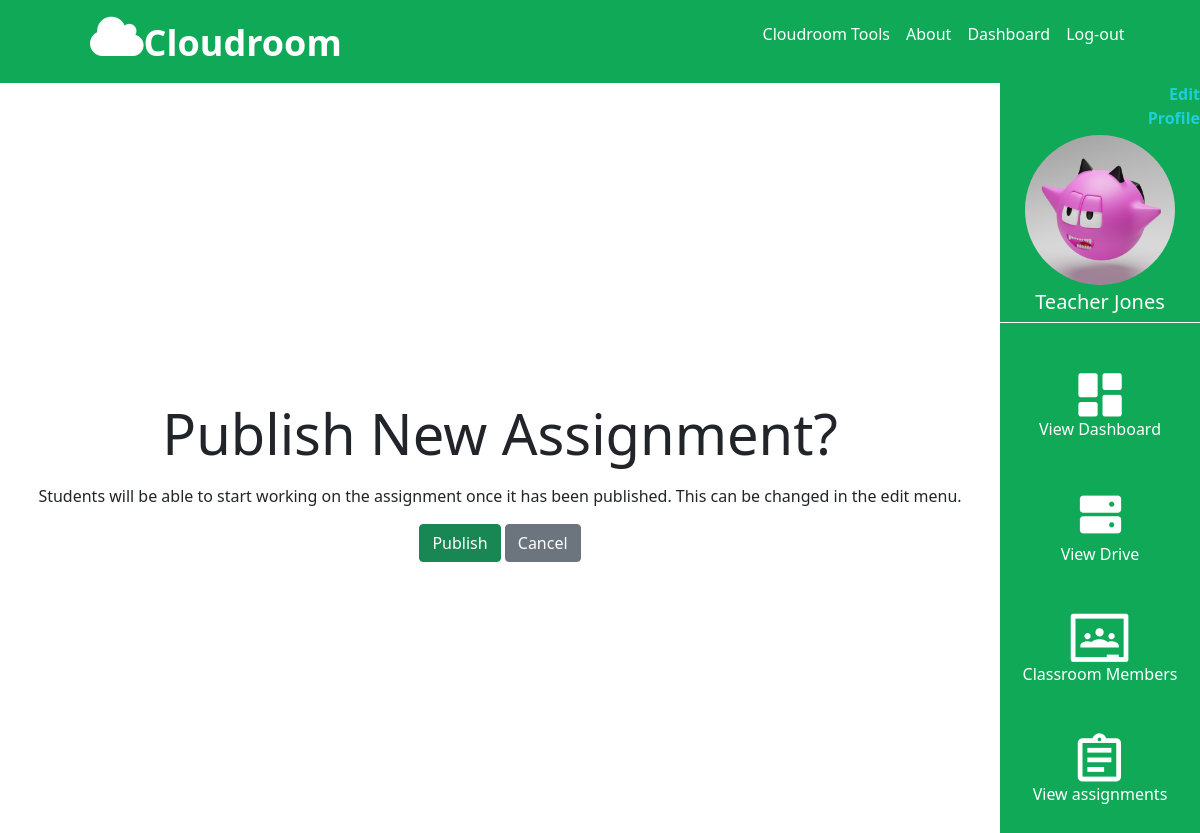
/classroom/1/1/assignments/2/publish (signed in), run on the app's committed database.
### CloudMain/models.py (models this page shows, shortened)
class Account(db.Model, UserMixin):
    id = db.Column(db.Integer(), primary_key=True)
    first_name = db.Column(db.String(length=30), nullable=False)
    last_name = db.Column(db.String(length=30), nullable=False)
    gender = db.Column(db.String(length=20), nullable=False)
    school = db.Column(db.String(length=50), nullable=False)
    nickname = db.Column(db.String(length=30), nullable=False)
    email = db.Column(db.String(length=20), nullable=False, unique=True)
    password_hash = db.Column(db.String(length=12), nullable=False)
    profile_pic = db.Column(db.String(length=20), nullable=False)
    account_type = db.Column(db.String(length=20), nullable=False)
    items = db.relationship('Upload_File', backref='owned_user', lazy=True)#Lazy gets all items from Upload_file
    poster = db.relationship('Post', backref='poster', lazy=True)  # Lazy gets all items from Upload_file
    papers = db.relationship('Paper', backref='tutor', lazy=True)
    comment = db.relationship('Comments', backref='commenter', lazy=True)
    assignment_submissions = db.relationship('StudentAssignmentSubmission', backref='student', lazy=True)
    question_submissions = db.relationship('StudentQuestionSubmission', backref='student', lazy=True)
    @property
    def password(self):
        return self.password

class Assignment(db.Model):
    __tablename__ = 'assignment'
    id = db.Column(db.Integer(), primary_key=True)
    name = db.Column(db.String(length=30), nullable=False)
    description = db.Column(db.String(), nullable = True)
    creationDate = db.Column(db.Date())
    dueDate = db.Column(db.Date())
    picture = db.Column(db.String(length=20), nullable=False)
    isPublished = db.Column(db.Boolean())
    teacher_id = db.Column(db.Integer())
    paper_id = db.Column(db.Integer(), db.ForeignKey('paper.id'), nullable = False)
    class_id = db.Column(db.Integer(), db.ForeignKey('classroom.id'), nullable = False)
    questions = db.relationship('Question', backref='owned_assignment', lazy=True)
    student_assignment_submissions = db.relationship('StudentAssignmentSubmission', backref='assignment', lazy=True)

### CloudMain/route.py (the view, shortened to what this page needs)
@app.route('/classroom/<class_id>/<paper_id>/assignments/<assignment_id>/publish', methods=['POST', 'GET'])
@functions.teacher_account_required
def publish_assignment(class_id, paper_id, assignment_id):
    classroom = Classroom.query.filter_by(id=int(class_id)).first()
    paper = Paper.query.filter_by(id=int(paper_id)).first()
    assignment = Assignment.query.filter_by(id=int(assignment_id)).first()
    publish_form = GeneralSubmitForm()
    return render_template('publish_assignment.html', assignment = assignment, publish_form = publish_form, classroom = classroom, paper = paper)

### CloudMain/forms.py
class GeneralSubmitForm(FlaskForm):
    submit = SubmitField('Delete')

### CloudMain/functions.py (called while the page is built)
def teacher_account_required(f):
    @wraps(f)
    def decorated_function(*args, **kwargs):
        if current_user.account_type != "Teacher":
            flash(f"This page is for staff only.")
            return redirect(url_for('dashboard_page', user = current_user.first_name) )
        return f(*args, **kwargs)
    return decorated_function

### CloudMain/models.py (called while the page is built)
@login_manager.user_loader
def load_user(user_id):
    return Account.query.get(int(user_id))

### CloudMain/templates/publish_assignment.html (shortened to what this page needs)
{% extends 'base.html' %}
{% block content %}
{% include 'base_sidenav.html' %}
<div class="container-fluid">
    <div class="row min-vh-100">
        <div class="col-sm-10 d-flex flex-column align-items-center justify-content-center">
            <div class="display-4">
                Publish <strong>{{ assignment.name }}</strong>?
            </div>
            <p class="mt-3">Students will be able to start working on the assignment once it has been published. This can be changed in the edit menu.</p>
            <form method="POST">
                {{ publish_form.submit(class="btn btn-success", value="Publish") }}
                <a href="{{ url_for('classroom_assignments_list', class_id = classroom.id, paper_id = paper.id) }}" class="btn btn-secondary"> Cancel</a>
            </form>
        </div>
    </div>
</div>
{% endblock %}

### CloudMain/templates/base_sidenav.html (shortened to what this page needs)
<link rel="stylesheet" href="{{ url_for('static',filename='css/side_nav.css') }}">
<div class="col-sm-2 min-vh-100 float-end end-0 side-nav cloudroom-green position-fixed">
   <div class="user-section">
      <a href="{{url_for('user_profile', user = current_user.first_name)}}" class="text-reset text-decoration-none">
         <p class="fw-bold text-sm-end" style="color:#20CED9; margin-left: 120px; margin-bottom:0;">Edit Profile</p>
      </a>
      <div class="thumbnail">
         <img src="{{url_for('static',filename = current_user.profile_pic)}}" alt="Squid game avatar from Unsplash">
      </div>
      <h5 id="username">{{ current_user.first_name }} {{ current_user.last_name }}</h5>
   </div>
   <div class="nav-icons">
      <div class="nav-button">
         <a href="{{ url_for('dashboard_page', user = current_user.first_name) }}"
            class="text-reset text-decoration-none nav-button">
            <img src="{{url_for('static',filename = 'images/dashboard_icon.png')}}" alt="Your dashboard icon">
            <p>View Dashboard</p>
         </a>
      </div>
      <div class="nav-button">
         <a href="{{url_for('user_drive', user = current_user.first_name ,id='000')}}"
            class="text-reset text-decoration-none nav-button">
            <img src="{{url_for('static',filename = 'images/ph_hard-drives-fill.png')}}" alt="Your storage drive icon">
            <p>View Drive</p>
         </a>
      </div>
      {% if "drive" not in request.path %}
      {% if "dashboard" not in request.path %}
      {% if "grades" not in request.path %}
      {% if "create_assignment" not in request.path %}
      <div class="nav-button">
         <button type="button" data-bs-toggle="modal" data-bs-target="#showMembersModal"
            style="border: none; background-color: transparent; color: white;">
            <img src="{{url_for('static',filename = 'images/members_icon.png')}}" alt="All classroom members">
            <p class="text-reset text-decoration-none nav-button">Classroom Members</p>
         </button>
      </div>
      <div class="nav-button">
         <a href="{{ url_for('classroom_assignments_list', class_id = classroom.id, paper_id = paper.id) }}"
            class="text-reset text-decoration-none nav-button">
            <img src="{{url_for('static',filename = 'images/assignments_icon.png')}}" alt="Your storage drive icon">
            <p>View assignments</p>
         </a>
      </div>
      {% endif %}
      {% endif %}
      {% endif %}
      {% endif %}
   </div>
</div>

### CloudMain/static/CSS/side_nav.css (style rules this page uses)
.side-nav { padding: 0%; }
.cloudroom-green { background-color: #0FA958; }
.user-section { border-top: 1px white; border-bottom: 1px white; border-style: solid none; display: flex; flex-direction: column; justify-content: center; align-items: center; color: white; }
.thumbnail { position: relative; width: 150px; height: 150px; border-radius: 50%; overflow: hidden; margin: 5px 0px; }
.thumbnail img { position: absolute; left: 50%; top: 50%; height: 100%; width: auto; -webkit-transform: translate(-50%, -50%); -ms-transform: translate(-50%, -50%); transform: translate(-50%, -50%); }
.nav-icons { margin: 50px 0; display: flex; flex-direction: column; justify-content: center; align-items: center; gap: 30px; }
.nav-button { display: flex; flex-direction: column; justify-content: center; align-items: center; color: white; }
body:not(.modal-open) { padding-right: 0px !important; }

### data on the page
Account: profile_pic (picture), first_name "Teacher", last_name "Jones"
Assignment: name "New Assignment"
